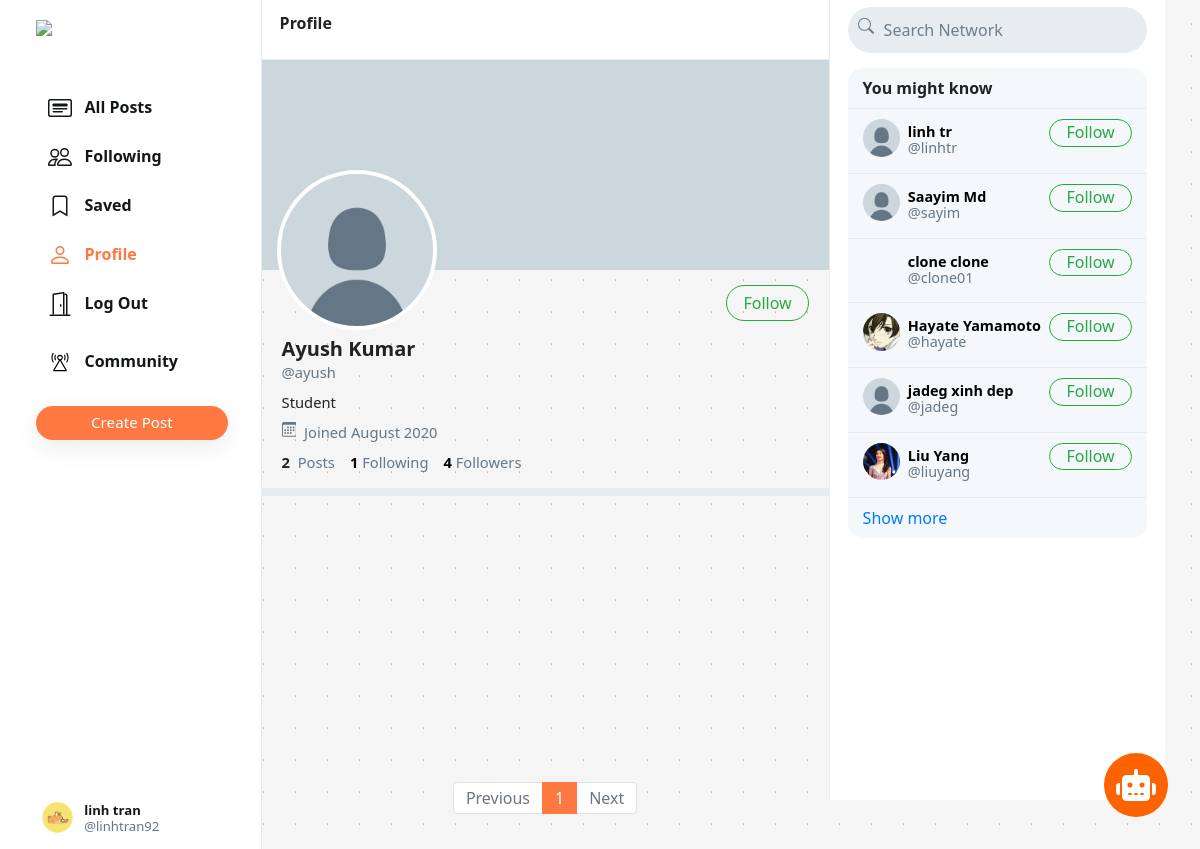
The app's page /ayush (signed in) with its own data.
### network/models.py (models this page shows, shortened)
class User(AbstractUser):
    profile_pic = models.ImageField(upload_to='profile_pic/')
    bio = models.TextField(max_length=160, blank=True, null=True)
    cover = models.ImageField(upload_to='covers/', blank=True)
    community = models.ManyToManyField('Community', blank=True, related_name='users', null=True, default=None)

### network/views.py (the view)
# urls.py: path("<str:username>", views.profile, name='profile'),
def profile(request, username):
    user = User.objects.get(username=username)
    all_posts = Post.objects.filter(creater=user).order_by('-date_created')
    paginator = Paginator(all_posts, 10)
    page_number = request.GET.get('page')
    if page_number == None:
        page_number = 1
    posts = paginator.get_page(page_number)
    followings = []
    suggestions = []
    follower = False
    if request.user.is_authenticated:
        followings = Follower.objects.filter(
            followers=request.user).values_list('user', flat=True)
        suggestions = User.objects.exclude(pk__in=followings).exclude(
            username=request.user.username).order_by("?")[:6]
        if request.user in Follower.objects.get(user=user).followers.all():
            follower = True
    follower_count = Follower.objects.get(user=user).followers.all().count()
    following_count = Follower.objects.filter(followers=user).count()
    return render(request, 'network/profile.html', {
        "username": user,
        "posts": posts,
        "posts_count": all_posts.count(),
        "suggestions": suggestions,
        "page": "profile",
        "is_follower": follower,
        "follower_count": follower_count,
        "following_count": following_count
    })

### network/templates/network/profile.html (shortened to what this page needs)
{% extends 'network/index.html' %}
{% load static %}
{% block profile %}
    <div class="profile-view" data-user="{{username.username}}">
        <div class="cover-image" style="background-image: url(/media/{{username.cover}})"></div>
        <div class="profile-image" style="background-image: url(/media/{{username.profile_pic}})"></div>
        <div class="profile-details">
            <div>
                {% if user.username == username.username %}
                    <button class="btn btn-outline-success float-right" id="edit-profile-btn">Edit Profile</button>
                {% elif is_follower %}
                    <button class="btn btn-success float-right" onclick="unfollow_user(this,'{{username.username}}','edit_page')" id="following-btn">Following</button>
                {% else %}
                    <button class="btn btn-outline-success float-right" onclick="follow_user(this,'{{username.username}}','edit_page')" id="follow-btn">Follow</button>
                {% endif %}
            </div>
            <div class="details-data">
                <h5>{{username.first_name}} {{username.last_name}}</h5>
                <div class="grey">@{{username.username}}</div>
                <div class="bio">
                    {% if username.bio is not None %}
                        {{username.bio}}
                    {% endif %}
                </div>
                <div class="grey" style="padding: 8px 0px;">
                    &nbsp;Joined {{username.date_joined | date:"F Y"}}
                </div>
                <div>
                    <strong>
                        {{posts_count}}
                    </strong>
                    &nbsp;<span class="grey">Posts</span>
                    <a href="#">
                        <strong id="following__count">{{following_count | default:0}}</strong>&nbsp;<span class="grey">Following</span>
                    </a>
                    <a href="#">
                        <strong id="follower__count">{{follower_count | default:0}}</strong>&nbsp;<span class="grey">Followers</span>
                    </a>
                </div>
            </div>
        </div>
    </div>
    <div class="space"></div>
{% endblock %}

### network/templates/network/layout.html (shortened to what this page needs)
{% load static %}
<!DOCTYPE html>
<html lang="en">
<head>
    <link rel="stylesheet" href="https://cdnjs.cloudflare.com/ajax/libs/font-awesome/6.4.0/css/all.min.css">
    <link rel="stylesheet" href="https://stackpath.bootstrapcdn.com/bootstrap/4.4.1/css/bootstrap.min.css"
>
    <link href="{% static 'network/styles.css' %}" rel="stylesheet">
    <link rel="stylesheet" href="{% static 'network/chat.css' %}">
    <link rel="stylesheet" href="{% static 'network/community.css' %}">
    <link href='https://unpkg.com/boxicons@2.1.1/css/boxicons.min.css' rel='stylesheet'>
</head>
<body>
    <div class="body" data-page="{{page}}">
        <div class="sidenav">
            <a href="{% url 'index' %}" class="navbar-brand">
                <img src="{% static 'network/Images/logo.png' %}" height="31px">
            </a>
            <div style="height: 100%;">
                <div>
                    <div>
                        <ul>
                            <li class="nav-item" id="all_posts">
                                <a href="{% url 'index' %}" class="nav-link">
                                    <div>
                                        &nbsp;&nbsp;All Posts
                                    </div>
                                </a>
                            </li>
                            {% if user.is_authenticated %}
                            <li class="nav-item" id="following">
                                <a href="{% url 'following' %}" class="nav-link">
                                    <div>
                                        &nbsp;&nbsp;Following
                                    </div>
                                </a>
                            </li>
                            <li class="nav-item" id="saved">
                                <a href="{% url 'saved' %}" class="nav-link">
                                    <div>
                                        <svg width="1.5em" height="1.5em" viewBox="0 0 16 16" class="bi bi-bookmark"
                                            fill="currentColor" xmlns="http://www.w3.org/2000/svg">
                                            <path fill-rule="evenodd"
                                                d="M8 12l5 3V3a2 2 0 0 0-2-2H5a2 2 0 0 0-2 2v12l5-3zm-4 1.234l4-2.4 4 2.4V3a1 1 0 0 0-1-1H5a1 1 0 0 0-1 1v10.234z" />
                                        </svg>
                                        &nbsp;&nbsp;Saved
                                    </div>
                                </a>
                            </li>
                            <li class="nav-item" id="profile">
                                <a href="{% url 'profile' user.username %}" class="nav-link">
                                    <div>
                                        &nbsp;&nbsp;Profile
                                    </div>
                                </a>
                            </li>
                            <li class="nav-item" id="logout">
                                <a href="{% url 'logout' %}" class="nav-link">
                                    <div>
                                        &nbsp;&nbsp;Log Out
                                    </div>
                                </a>
                            </li>
                            {% endif %}
                        </ul>
                    </div>
                    {% if user.is_authenticated %}
                    <li class="nav-item" id="login">
                        <a onclick="togglecommunity()" class="nav-link">
                            <div>
                                &nbsp;&nbsp;Community
                            </div>
                        </a>
                    </li>
                    <br>
                    <button id="popup-btn" class="btn btn-success new-post-btn"
                        style="background-color: #fe7941 !important; border: none !important;"
                        onclick="createpost()">Create
                        Post</button>
                    {% endif %}
                </div>
                <div style="position: absolute; bottom: 10px;">
                    {% if user.is_authenticated %}
                    <li class="nav-item sidenav-user">
                        <a href="{% url 'profile' user.username %}" class="nav-link">
                            <div class="user_account">
                                <div class="small-profilepic"
                                    style="float: left; background-image: url(/media/{{user.profile_pic}})"></div>
                                <div style="height: 2.7vw; margin: auto;">
                                    <div style="margin-top: 4px;"><strong>{{user.first_name}}
                                            {{user.last_name}}</strong></div>
                                    <div class="grey" style="margin-top: 4px;">@{{ user.username }}</div>
                                </div>
                            </div>
                        </a>
                    </li>
                    {% endif %}
                </div>
            </div>
        </div>
        {% block body %}
        {% endblock %}
        <div class="right-div">
            <nav class="head">
                <form action="#">
                    <div class="search-div">
                        <div>
                        </div>
                        <input type="text" name="query" id="search-box" placeholder="Search Network">
                    </div>
                </form>
            </nav>
            <div class='right-div-content'>
                <div class="space" style="background-color: white;"></div>
                {% if user.is_authenticated %}
                <div class="suggestion-box">
                    <div class="suggestion-header">
                        You might know
                    </div>
                    {% for suggestion in suggestions %}
                    <div class="suggestion-user">
                        <div>
                            <a href="{% url 'profile' suggestion.username %}">
                                <div class="small-profilepic"
                                    style="background-image: url(/media/{{suggestion.profile_pic}})"></div>
                            </a>
                        </div>
                        <div class="user-details">
                            <a href="{% url 'profile' suggestion.username %}">
                                <div id="user-name">
                                    <strong>
                                        {{suggestion.first_name}} {{suggestion.last_name}}
                                    </strong>
                                </div>
                                <div class="grey">@{{suggestion.username}}</div>
                            </a>
                        </div>
                        <div>
                            <button class="btn btn-outline-success" type="button"
                                onclick="follow_user(this,'{{suggestion.username}}','suggestion')">Follow</button>
                        </div>
                    </div>
                    {% empty %}
                    <div style="text-align: center; border-bottom: .5px solid #e6ecf0; padding: 10px 15px;">
                        <span class="grey" style="font-size: .9em;">No suggestions available.</span>
                    </div>
                    {% endfor %}
                    <div class="suggestion-footer">
                        <a href="#">Show more</a>
                    </div>
                </div>
                {% endif %}
                <div class="chatbox-wrapper">
                    <div class="chatbox-toggle">
                        <i class="fa-solid fa-robot fa-beat-fade"></i>
                    </div>
                </div>
            </div>
        </div>
    </div>
</body>
</html>

### network/static/network/styles.css (style rules this page uses)
.body { display: flex; min-height: 100%; font-family: system-ui, sans-serif; }
.btn { border-radius: 20px; padding: 0.32rem 1rem 0.375rem 1rem; }
.btn, .btn:focus, .btn:active { box-shadow: none !important; -webkit-box-shadow: none !important; }
.grey { color: #657786; }
svg { vertical-align: text-top; }
.sidenav { height: 100%; width: 21.8%; position: fixed; top: 0; left: 0; padding: 15px; list-style: none; border-right: .5px solid #e6ecf0; z-index: 100; padding-left: 3%; background-color: white; }
.sidenav ul { list-style: none; padding-left: 0px; margin-top: 3vh; }
.sidenav li { margin-top: 7px; }
.sidenav .nav-link { color: #14171a; line-height: .7em; font-weight: 700; padding: 0px; }
.sidenav .nav-link>div { padding: 10px 20px 8px 12px; border-radius: 25px; line-height: 0.9em; width: max-content; }
.new-post-btn { padding-left: 55px !important; padding-right: 55px !important; font-size: .95em; font-weight: 530; box-shadow: rgba(0, 0, 0, 0.08) 0px 8px 24px !important; }
.user_account { display: flex; font-size: .82rem; font-weight: normal; padding-top: 3px !important; padding-bottom: 3px !important; padding-left: 3px !important; }
.user_account .small-profilepic { transform: scale(.82); margin-left: auto; margin-top: auto; }
.active a { color: #fe7941 !important; }
.head { height: 7.5vh; }
.small-profilepic { width: 3.1vw; height: 3.1vw; border-radius: 9999px; overflow: hidden; margin-right: 8px; background-size: cover; background-repeat: no-repeat; background-position: center; box-sizing: content-box; }
.space { height: 8px; background-color: #e6ecf0; }
.cover-image { height: 210px; background-size: cover; background-position: center; background-repeat: no-repeat; background-color: #ccd6dd; }
.profile-image { width: 160px; height: 160px; position: absolute; left: 15px; top: 110px; border-radius: 99999px; border: 4px solid white; background-size: cover; background-repeat: no-repeat; background-position: center; background-color: white; }
.profile-details { padding: 15px 20px; }
.profile-details button { padding-bottom: 0.3rem; }
.profile-details>.details-data { margin-top: 52px; font-size: .92em; }
.profile-details h5 { font-weight: 800; margin-bottom: 0px; }
.profile-details a { color: black; text-decoration: none; }
.bio { margin-top: 8px; }
.right-div { width: 28%; height: 100vh; position: fixed; right: 2.95%; border-left: .5px solid #e6ecf0; background-color: white; }
.right-div .head { padding: .9vh 1.5vw; }
.right-div .search-div { margin-left: auto; margin-right: auto; display: flex; border-radius: 25px; background-color: #e6ecf0; padding-left: 10px; padding-right: 10px; vertical-align: middle; }
#search-box { height: 5.7vh; border: none; background: none; outline: none; width: 100%; margin-left: 8px; }
#search-box::placeholder { color: #6d7e8c; }
.right-div-content { height: 92.5vh; overflow: auto; padding-left: 1.5vw; padding-right: 1.5vw; }
.suggestion-box, .guest-box { border-radius: 15px; overflow: hidden; background-color: #f5f8fa; }
.suggestion-header { padding: 13px 15px; line-height: .9em; font-weight: 800; border-bottom: .5px solid #e6ecf0; }
.suggestion-user { display: flex; padding: 10px 15px; font-size: .9em; border-bottom: .5px solid #e6ecf0; }
.suggestion-user a { color: black; text-decoration: none; }
.user-details { flex: 1; line-height: 1.1em; padding: 5px 0px 7px 0px; }
.suggestion-user .btn { padding: 0em 1em .09em 1em; }
.suggestion-footer { padding: 13px 15px; line-height: .9em; }
.suggestion-footer a { text-decoration: none; }

### records on screen
User: profile_pic (picture), first_name "linh", last_name "tran", username "linhtran92"
User: profile_pic (placeholder picture), first_name "Ayush", last_name "Kumar", username "ayush", bio "Student", date_joined "August 2020"
User: profile_pic (placeholder picture), first_name "linh", last_name "tr", username "linhtr"
User: profile_pic (placeholder picture), first_name "Saayim", last_name "Md", username "sayim"
User: first_name "clone", last_name "clone", username "clone01"
User: profile_pic (picture), first_name "Hayate", last_name "Yamamoto", username "hayate"
User: profile_pic (placeholder picture), first_name "jadeg", last_name "xinh dep", username "jadeg"
User: profile_pic (picture), first_name "Liu", last_name "Yang", username "liuyang"

### other values on screen
{{ posts_count }} "2"
{{ following_count | default:0 }} "1"
{{ follower_count | default:0 }} "4"
{{ each }} "1"
